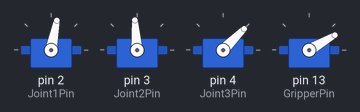
A sketch run on a simulated Arduino Uno, built with avr-gcc and run on an emulated ATmega328P. Parts: 4 × servo.

Above: at 1.3 s.
At 5.9 s:
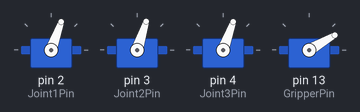
At 9.18 s:
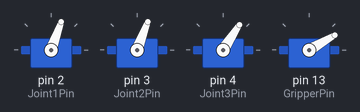
At 12.4 s:
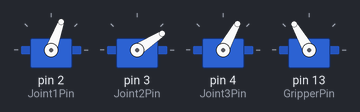
At 15.24 s:
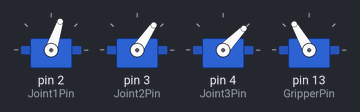
At 18.1 s:
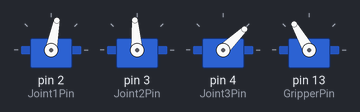
Timing chart, 0 to 21.0 s (numbered marks = the images above):
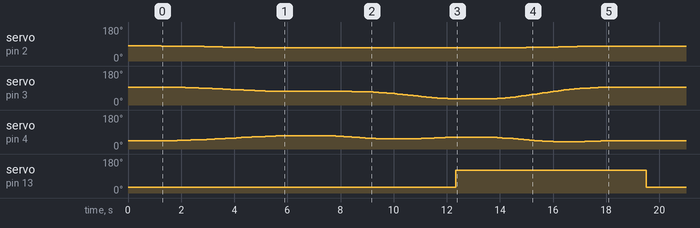

The sketch:

sketch_mar13a.ino
```cpp
///////////////////////////////////////////////////
// Control 3 servo motors using 3 potentiometers //
///////////////////////////////////////////////////
#include <Servo.h>
// Arm Servo pins
#define Joint1Pin 2
#define Joint2Pin 3
#define Joint3Pin 4
#define GripperPin 13
// Control pins
int Joint1ControlPin = A1;
int Joint2ControlPin = A2;
int Joint3ControlPin = A3;
// Control values
int Joint1Control = 512; // middle value between 0 and 1024
int Joint2Control = 512; // middle value between 0 and 1024
int Joint3Control = 512; // middle value between 0 and 1024
//
float controlx;
float controly;
float controlz;
//coordinates

float L2=9.8;
float L3=16.8;

// Servo Objects
Servo Joint1;
Servo Joint2;
Servo Joint3;
Servo Gripper;
// Gripper Values
/*
 * 30: 3.2cm
 * 60: 2.9cm
 * 90: 2.4cm
 * 120: 1.4cm
 * 150: 0.2cm
 * 180: 0cm
 */

// Gripper Values
int GripperOpen = 30; // Open gripper
int GripperClosed = 120; // Close gripper

// Joint Angle Offsets
int Joint1Offset = -10; // Your value may be different
int Joint2Offset = 5; // Your value may be different
int Joint3Offset = 45; // Your value may be different

// Given an xyz point in cartesian space, return an array of length 3 of the angles each joint has to take
// Eg. [theeta1, theeta2. theeta3]
double* get_joint_angles(double x, double y, double z) {
  z = -z;
  double alpha= atan2(z,sqrt(pow(x,2)+pow(y,2)))*(180/PI);
  double costheta2=(pow(L2,2)+pow(x,2)+pow(y,2)+pow(z,2)-pow(L3,2))/(2*L2*sqrt(pow(x,2)+pow(y,2)+pow(z,2)));
  double sintheta2=sqrt(1-pow(costheta2,2));
  double costheta3=(pow(L2,2)+pow(L3,2)-pow(x,2)-pow(y,2)-pow(z,2))/(2*L2*L3);
  double sintheta3=sqrt(1-pow(costheta3,2));

  double theeta1 = atan2(y , x)*(180/PI);
  double theeta2 = alpha + atan2(sintheta2,costheta2)*(180/PI);
  double theeta3 = 180-atan2(sintheta3,costheta3)*(180/PI);

  static double angles[3]; // make an array of size 3
  angles[0] = theeta1 + Joint1Offset;
  angles[1] = theeta2 + Joint2Offset;
  angles[2] = 180 - (theeta3 + Joint3Offset);

  return angles; // return a pointer to the angles array
}

// Get the point on an arbitrary axis the end effector should be at for a given time according to a cubic trajectory
// Part of trajectory planning
double get_cartesian_position(double u_start, double u_end, double total_time, double t) {
  double a0 = u_start; // constant term
  double a2 = (3/pow(total_time,2))*(u_end - u_start); // t^2 coefficient
  double a3 = (-2/pow(total_time,3))*(u_end - u_start); // t^3 coefficient

  double pos = a0 + (a2*pow(t,2)) + (a3*pow(t,3)); // the cubic
  return pos;
}

// move the end effector from (x0, y0, z0) to (x1, y1, z1) over tf millisecond
void movePoint(double x_start, double y_start, double z_start, double x_end, double y_end, double z_end, int tf) {

  // This for loop generates a array of length 50 called cartesian_positions which stores all the xyz positions the end effector should be at
  // Each point is represented as an array of length 3: [x, y z]
  static double cartesian_positions[50][3];
  for (int i = 0; i < 50; i++) {
    double t = i*100;
    cartesian_positions[i][0] = get_cartesian_position(x_start, x_end, tf, t);
    cartesian_positions[i][1] = get_cartesian_position(y_start, y_end, tf, t);
    cartesian_positions[i][2] = get_cartesian_position(z_start, z_end, tf, t);
  }

  // This for loop generates a array of length 50 called joint_angles which stores all the angles each joint should be at
  // Each point is represented as an array of length 3: [theeta1, theeta2, theeta3]
  static double joint_angles[50][3];
  for (int i = 0; i < 50; i++) {
    // for each cartesian position get a pointer to an array containing the join angles for that position
     double *p_angles;
     p_angles = get_joint_angles(
      cartesian_positions[i][0],
      cartesian_positions[i][1],
      cartesian_positions[i][2]
     );

     // store the join angles for joint 1, 2 and 3 in the i-th position in in the joint_angles array
     joint_angles[i][0] = *p_angles; // theeta1
     joint_angles[i][1] = *(p_angles+1); // theeta2
     joint_angles[i][2] = *(p_angles+2); // theeta3
  }

  // For each joint angle from the start to the position move the joints to the intermediary angles and pause between them
  for (int i = 0; i < 50; i++) {
    Joint1.write(joint_angles[i][0]);
    Joint2.write(joint_angles[i][1]);
    Joint3.write(joint_angles[i][2]);
    delay(tf/50);
  }

}

void openGripper()
{
  Gripper.write(GripperOpen);
}

void closeGripper()
{
  Gripper.write(GripperClosed);
}

// Set the gripper to have distance cms between the claws
void setGripper(double distance)
{
  double gripperValue = 80*acos(distance/3.5) + 30;
  Gripper.write(gripperValue);
}

void setup()
{
  Serial.begin(9600);
  Joint1.attach(Joint1Pin);
  Joint2.attach(Joint2Pin);
  Joint3.attach(Joint3Pin);
  Gripper.attach(GripperPin);

  // the robot 'home' position
  float x = 0;
  float y = L3;
  float z = -L2;

  double *p_angles;
  p_angles = get_joint_angles(x, y, z);
  Joint1.write(*p_angles);
  Joint2.write(*(p_angles+1));
  Joint3.write(*(p_angles+2));
  openGripper();
  delay(1000); // 1 seconds before robot starts loop
}

void loop()
{

  // Home Position
  float x0 = 0;
  float y0 = L3;
  float z0 = -L2;

  // Object Position
  double obj_x = 3.5;
  double obj_y = L3+3.5;
  double obj_z = 7;

  // Above Object
  double x1 = obj_x;
  double y1 = obj_y;
  double z1 = -L2;

  movePoint(x0, y0, z0, x1, y1, z1, 5000); // go to above object
  delay(1000);

  movePoint(x1, y1, z1, obj_x, obj_y, obj_z, 5000); // go to object
  closeGripper(); // pick up object
  delay(1000);

  movePoint(obj_x, obj_y, obj_z, x0, y0, z0, 5000); // return to start
  delay(1000);
  openGripper(); // drop object
  delay(100000);

}


  // Read Potentiometer Values
  //Joint1Control = analogRead(Joint1ControlPin);
  //Joint2Control = analogRead(Joint2ControlPin);
  //Joint3Control = analogRead(Joint3ControlPin);
  //
  //controlx=map(Joint1Control,0,1023,-26.6,26.6);
  //controly=map(Joint2Control,0,1023,-26.6,26.6);
  //controlz=map(Joint3Control,0,1023,-16.8,26.6);
  //
//  controlx = 0;
//  controly = 16.8;
//  controlz = 9.8;
//  double alpha= atan2(controlz,sqrt(pow(controlx,2)+pow(controly,2)))*(180/PI);
//  double costheta2=(pow(L2,2)+pow(controlx,2)+pow(controly,2)+pow(controlz,2)-pow(L3,2))/(2*L2*sqrt(pow(controlx,2)+pow(controly,2)+pow(controlz,2)));
//  double sintheta2=sqrt(1-pow(costheta2,2));
//  double costheta3=(pow(L2,2)+pow(L3,2)-pow(controlx,2)-pow(controly,2)-pow(controlz,2))/(2*L2*L3);
//  double sintheta3=sqrt(1-pow(costheta3,2));
//  int Joint1Angle = atan2(controly , controlx)*(180/PI);
//  int Joint2Angle = alpha + atan2(sintheta2,costheta2)*(180/PI);
//  int Joint3Angle = 180-atan2(sintheta3,costheta3)*(180/PI);
//  //
//
//  //// Map Analog-Digital-Converted Values into Angles
//  //Joint1Angle = map(Joint1Control,0,1023,0,180);
//  //Joint2Angle = map(Joint2Control,0,1023,0,180);
//  //Joint3Angle = map(Joint3Control,0,1023,0,180);
//  Serial.print("Joint 1: ");
//  Serial.print(Joint1Angle);
//  Serial.print(", Joint 2: ");
//  Serial.print(Joint2Angle);
//  Serial.print(", Joint 3: ");
//  Serial.println(Joint3Angle);
//  Joint1.write(Joint1Angle+Joint1Offset);
//  Joint2.write(Joint2Angle+Joint2Offset);
//  Joint3.write(180-(Joint3Angle+Joint3Offset));
//  delay(10);
```

Measured:
- by itself, servo on pin 2 (Joint1Pin): 80° → 79° at 1.3 s, → 78° 0.80 s later, → 77° 0.50 s later, → 76° 0.30 s later, … (19 changes in this stretch)
- by itself, servo on pin 3 (Joint2Pin): 94° → 93° at 1.9 s, → 92° 0.30 s later, → 91° 0.20 s later, → 90° 0.30 s later, … (93 changes in this stretch)
- by itself, servo on pin 4 (Joint3Pin): 45° → 46° at 1.9 s, → 47° 0.30 s later, → 48° 0.20 s later, → 49° 0.20 s later, … (77 changes in this stretch)
- by itself, servo on pin 13 (GripperPin): 30° → 120° at 12.3 s, → 30° 7.2 s later
